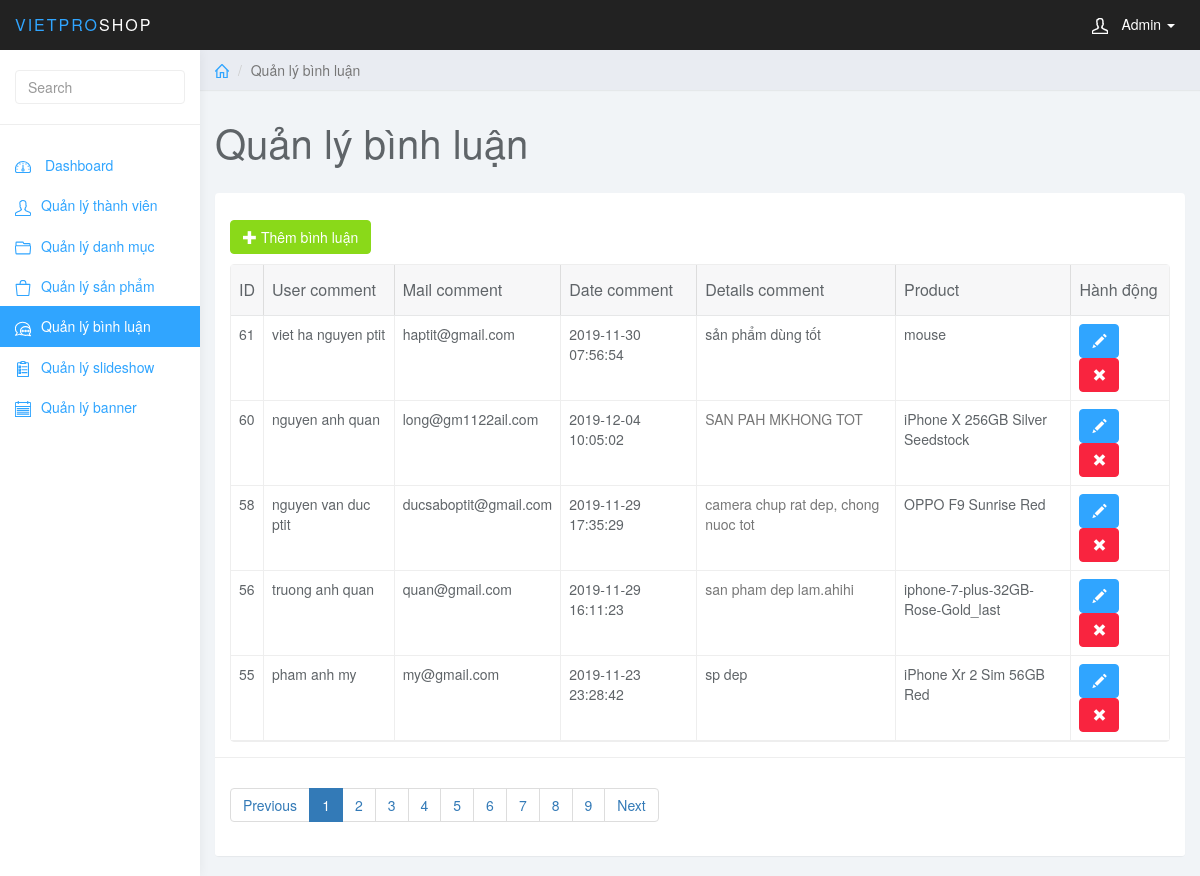
Page /admin/index.php?page_layout=comment (signed in) on the committed database.
### tables this page shows
CREATE TABLE `comment` (
  `comm_id` int(11) NOT NULL,
  `prd_id` int(11) NOT NULL,
  `comm_name` varchar(255) NOT NULL,
  `comm_mail` varchar(255) NOT NULL,
  `comm_date` datetime NOT NULL,
  `comm_details` text NOT NULL
);

CREATE TABLE `product` (
  `prd_id` int(11) NOT NULL,
  `cat_id` int(11) NOT NULL,
  `prd_name` varchar(255) NOT NULL,
  `prd_image` varchar(255) NOT NULL,
  `prd_price` int(11) UNSIGNED NOT NULL,
  `prd_warranty` varchar(255) NOT NULL,
  `prd_accessories` varchar(255) NOT NULL,
  `prd_new` varchar(255) NOT NULL,
  `prd_promotion` varchar(255) NOT NULL,
  `prd_status` int(1) NOT NULL,
  `prd_featured` int(1) NOT NULL,
  `prd_details` text NOT NULL
);

### admin/comment.php (the view, shortened to what this page needs)
<?php
    if(isset($_GET['page'])){
        $page = $_GET['page'];
    }
    else{
        $page = 1;
    }
    $record_per_page = 5;
    $offset = $page * $record_per_page - $record_per_page;
    $sql_all_comm = "SELECT * FROM comment";
    $query_all_comm = mysqli_query($conn, $sql_all_comm);
    $num_row = mysqli_num_rows($query_all_comm);
    $total_page = ceil($num_row / $record_per_page);
    $list_page = "";
    $page_prev = $page - 1;
    if($page_prev <= 0){
        $page_prev = 1;
    }
    $list_page .= '<li class="page-item"><a class="page-link" href="index.php?page_layout=comment&page='.$page_prev.'">Previous</a></li>';
    for ($p = 1; $p <= $total_page; $p++) {
        if($p == $page){
            $active = 'active';
        }
        else{
            $active = '';
        }
        $list_page .= '<li class="page-item '.$active.'"><a class="page-link" href="index.php?page_layout=comment&page='.$p.'">'.$p.'</a></li>';
    }
    $page_next = $page + 1;
    $list_page .= '<li class="page-item"><a class="page-link" href="index.php?page_layout=comment&page='.$page_next.'">Next</a></li>';
?>
<div class="col-sm-9 col-sm-offset-3 col-lg-10 col-lg-offset-2 main">
    <div class="row">
        <ol class="breadcrumb">
            <li>
                <a href="#">
                    <svg class="glyph stroked home">
                        <use xlink:href="#stroked-home"></use>
                    </svg>
                </a>
            </li>
            <li class="active">Quản lý bình luận<?php ?></li>
        </ol>
    </div>
    <div class="row">
        <div class="col-lg-12">
            <h1 class="page-header">Quản lý bình luận</h1>
        </div>
    </div>
    <div id="toolbar" class="btn-group">
        <a href="index.php?page_layout=add_comment" class="btn btn-success">
                <i class="glyphicon glyphicon-plus"></i> Thêm bình luận
        </a>
    </div>
    <div class="row">
        <div class="col-lg-12">
            <div class="panel panel-default">
                <div class="panel-body">
                    <table data-toolbar="#toolbar" data-toggle="table">
                        <thead>
                            <tr>
                                <th data-field="id" data-sortable="true">ID</th>
                                <th data-field="name" data-sortable="true">User comment</th>
                                <th data-field="" data-sortable="true">Mail comment</th>
                                <th>Date comment</th>
                                <th>Details comment</th>
                                <th>Product</th>
                                <th>Hành động</th>
                            </tr>
                        </thead>
                        <tbody>
                        <?php
                            $sql_se_comm = "SELECT * FROM comment INNER JOIN product ON comment.prd_id = product.prd_id ORDER BY comm_id DESC LIMIT $offset, $record_per_page";
                            $query_se_comm = mysqli_query($conn, $sql_se_comm);
                            while($row_se_comm = mysqli_fetch_assoc($query_se_comm)){
                        ?>
                            <tr>
                                <td><?php echo $row_se_comm['comm_id']; ?></td>
                                <td><?php echo $row_se_comm['comm_name']; ?></td>
                                <td><?php echo $row_se_comm['comm_mail']; ?></td>
                                <td><?php echo $row_se_comm['comm_date']; ?></td>
                                <td><?php echo $row_se_comm['comm_details']; ?></td>
                                <td><?php echo $row_se_comm['prd_name']; ?></td>
                                <td class="form-group">
                                    <a href="index.php?page_layout=edit_comment&comm_id=<?php echo $row_se_comm['comm_id']; ?>" class="btn btn-primary"><i class="glyphicon glyphicon-pencil"></i></a>
                                    <a onclick="return delItem('<?php echo $row_se_comm['comm_name']; ?>')" href="del_comment.php?comm_id=<?php echo $row_se_comm['comm_id']; ?>" class="btn btn-danger"><i class="glyphicon glyphicon-remove"></i></a>
                                </td>
                            </tr>
                        <?php } ?>
                        </tbody>
                    </table>
                </div>
                <div class="panel-footer">
                    <nav aria-label="Page navigation example">
                        <ul class="pagination">
                            <?php echo $list_page; ?>
                        </ul>
                    </nav>
                </div>
            </div>
        </div>
    </div>
</div>

### admin/css/styles.css (style rules this page uses)
body { background: #f1f4f7; padding-top: 50px; color: #5f6468; }
p { color: #777; }
a, a:hover, a:focus { color: #30a5ff; }
h1, h2, h3, h4, h5, h6 { color: #5f6468; }
h1 { font-weight: 300; font-size: 40px; }
.btn-primary, .btn-primary:hover, .btn-primary:focus, .btn-primary:active, .btn-primary.active, .open > .dropdown-toggle.btn-primary, .btn-primary.disabled, .btn-primary[disabled], fieldset[disabled] .btn-primary, .btn-primary.disabled:hover, .btn-primary[disabled]:hover, fieldset[disabled] .btn-primary:hover, .btn-primary.disabled:focus, .btn-primary[disabled]:focus, fieldset[disabled] .btn-primary:focus, .btn-primary.disabled:active, .btn-primary[disabled]:active, fieldset[disabled] .btn-primary:active, .btn-primary.disabled.active, .btn-primary[disabled].active, fieldset[disabled] .btn-primary.active { background-color: #30a5ff; border-color: #30a5ff; }
.btn-success, .btn-success:hover, .btn-success:focus, .btn-success:active, .btn-success.active, .open > .dropdown-toggle.btn-success, .btn-success.disabled, .btn-success[disabled], fieldset[disabled] .btn-success, .btn-success.disabled:hover, .btn-success[disabled]:hover, fieldset[disabled] .btn-success:hover, .btn-success.disabled:focus, .btn-success[disabled]:focus, fieldset[disabled] .btn-success:focus, .btn-success.disabled:active, .btn-success[disabled]:active, fieldset[disabled] .btn-success:active, .btn-success.disabled.active, .btn-success[disabled].active, fieldset[disabled] .btn-success.active { background-color: #8ad919; border-color: #8ad919; }
.btn-danger, .btn-danger:hover, .btn-danger:focus, .btn-danger:active, .btn-danger.active, .open > .dropdown-toggle.btn-danger, .btn-danger.disabled, .btn-danger[disabled], fieldset[disabled] .btn-danger, .btn-danger.disabled:hover, .btn-danger[disabled]:hover, fieldset[disabled] .btn-danger:hover, .btn-danger.disabled:focus, .btn-danger[disabled]:focus, fieldset[disabled] .btn-danger:focus, .btn-danger.disabled:active, .btn-danger[disabled]:active, fieldset[disabled] .btn-danger:active, .btn-danger.disabled.active, .btn-danger[disabled].active, fieldset[disabled] .btn-danger.active { background-color: #f9243f; border-color: #f9243f; }
.panel { border: 0; }
.panel-footer { background: #fff; border-top: 1px solid #eee; }
.breadcrumb { border-radius: 0; padding: 10px 15px; background: #e9ecf2; box-shadow: 0 1px 1px rgba(0, 0, 0, .05); margin: 0 ; }
h1.page-header { margin-top: 30px; border-bottom: 0; }
.table { background: #fff; }
.breadcrumb .glyph { height: 14px; width: 14px; margin: -2px 0 0 0; stroke-width: 4px; }

### rows in the picture
comment: comm_id "61", comm_name "viet ha nguyen ptit", comm_mail "haptit@gmail.com", comm_date "2019-11-30 07:56:54", comm_details "sản phẩm dùng tốt", prd.prd_name "mouse"
comment: comm_id "60", comm_name "nguyen anh quan", comm_mail "long@gm1122ail.com", comm_date "2019-12-04 10:05:02", comm_details "SAN PAH MKHONG TOT", prd.prd_name "iPhone X 256GB Silver Seedstock"
comment: comm_id "58", comm_name "nguyen van duc ptit", comm_mail "ducsaboptit@gmail.com", comm_date "2019-11-29 17:35:29", comm_details "camera chup rat dep, chong nuoc tot", prd.prd_name "OPPO F9 Sunrise Red"
comment: comm_id "56", comm_name "truong anh quan", comm_mail "quan@gmail.com", comm_date "2019-11-29 16:11:23", comm_details "san pham dep lam.ahihi", prd.prd_name "iphone-7-plus-32GB-Rose-Gold_last"
comment: comm_id "55", comm_name "pham anh my", comm_mail "my@gmail.com", comm_date "2019-11-23 23:28:42", comm_details "sp dep", prd.prd_name "iPhone Xr 2 Sim 56GB Red"
